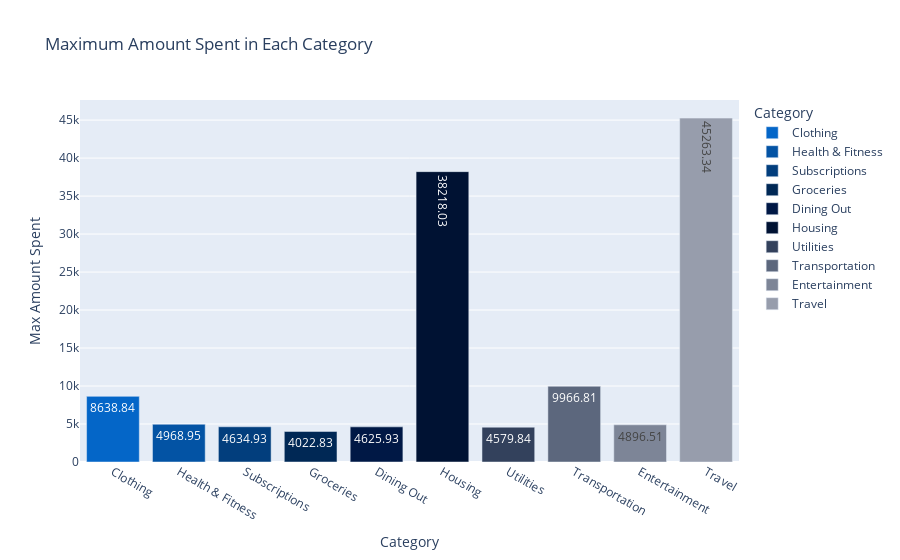

Notebook code cell kept with this figure:
### Code cell
# Max amount spent in each category

query10 = ("SELECT Category, MAX(`Amount Paid`) FROM PERSONAL_EXPENSES GROUP BY Category")

my_cursor.execute(query10)

max_amount_spent = my_cursor.fetchall()

for x in max_amount_spent:
    
    print(x)
    
max_amount_df = pd.DataFrame(max_amount_spent, columns=["Category", "Max Amount Spent"])

category_color = ['#0466c8', '#0353a4', '#023e7d', '#002855', '#001845',
                '#001233', '#33415c', '#5c677d', '#7d8597', '#979dac']

fig = px.bar(
    max_amount_df,
    x="Category",
    y="Max Amount Spent",
    title="Maximum Amount Spent in Each Category",
    color="Category",  # Use Category for coloring
    color_discrete_sequence=category_color,
    text="Max Amount Spent"
    )

fig.show()

### Figure 1 — Plotly figure (JSON) as saved in the notebook; plotly's stock layout.template omitted (floating-point values rounded to 4 significant figures)
{"data": [{"alignmentgroup": "True", "hovertemplate": "Category=%{x}<br>Max Amount Spent=%{text}<extra></extra>", "legendgroup": "Clothing", "marker": {"color": "#0466c8", "pattern": {"shape": ""}}, "name": "Clothing", "offsetgroup": "Clothing", "orientation": "v", "showlegend": true, "text": [8639.0], "textposition": "auto", "type": "bar", "x": ["Clothing"], "xaxis": "x", "y": [8639.0], "yaxis": "y"}, {"alignmentgroup": "True", "hovertemplate": "Category=%{x}<br>Max Amount Spent=%{text}<extra></extra>", "legendgroup": "Health & Fitness", "marker": {"color": "#0353a4", "pattern": {"shape": ""}}, "name": "Health & Fitness", "offsetgroup": "Health & Fitness", "orientation": "v", "showlegend": true, "text": [4969.0], "textposition": "auto", "type": "bar", "x": ["Health & Fitness"], "xaxis": "x", "y": [4969.0], "yaxis": "y"}, {"alignmentgroup": "True", "hovertemplate": "Category=%{x}<br>Max Amount Spent=%{text}<extra></extra>", "legendgroup": "Subscriptions", "marker": {"color": "#023e7d", "pattern": {"shape": ""}}, "name": "Subscriptions", "offsetgroup": "Subscriptions", "orientation": "v", "showlegend": true, "text": [4635.0], "textposition": "auto", "type": "bar", "x": ["Subscriptions"], "xaxis": "x", "y": [4635.0], "yaxis": "y"}, {"alignmentgroup": "True", "hovertemplate": "Category=%{x}<br>Max Amount Spent=%{text}<extra></extra>", "legendgroup": "Groceries", "marker": {"color": "#002855", "pattern": {"shape": ""}}, "name": "Groceries", "offsetgroup": "Groceries", "orientation": "v", "showlegend": true, "text": [4023.0], "textposition": "auto", "type": "bar", "x": ["Groceries"], "xaxis": "x", "y": [4023.0], "yaxis": "y"}, {"alignmentgroup": "True", "hovertemplate": "Category=%{x}<br>Max Amount Spent=%{text}<extra></extra>", "legendgroup": "Dining Out", "marker": {"color": "#001845", "pattern": {"shape": ""}}, "name": "Dining Out", "offsetgroup": "Dining Out", "orientation": "v", "showlegend": true, "text": [4626.0], "textposition": "auto", "type": "bar", "x": ["Dining Out"], "xaxis": "x", "y": [4626.0], "yaxis": "y"}, {"alignmentgroup": "True", "hovertemplate": "Category=%{x}<br>Max Amount Spent=%{text}<extra></extra>", "legendgroup": "Housing", "marker": {"color": "#001233", "pattern": {"shape": ""}}, "name": "Housing", "offsetgroup": "Housing", "orientation": "v", "showlegend": true, "text": [38220.0], "textposition": "auto", "type": "bar", "x": ["Housing"], "xaxis": "x", "y": [38220.0], "yaxis": "y"}, {"alignmentgroup": "True", "hovertemplate": "Category=%{x}<br>Max Amount Spent=%{text}<extra></extra>", "legendgroup": "Utilities", "marker": {"color": "#33415c", "pattern": {"shape": ""}}, "name": "Utilities", "offsetgroup": "Utilities", "orientation": "v", "showlegend": true, "text": [4580.0], "textposition": "auto", "type": "bar", "x": ["Utilities"], "xaxis": "x", "y": [4580.0], "yaxis": "y"}, {"alignmentgroup": "True", "hovertemplate": "Category=%{x}<br>Max Amount Spent=%{text}<extra></extra>", "legendgroup": "Transportation", "marker": {"color": "#5c677d", "pattern": {"shape": ""}}, "name": "Transportation", "offsetgroup": "Transportation", "orientation": "v", "showlegend": true, "text": [9967.0], "textposition": "auto", "type": "bar", "x": ["Transportation"], "xaxis": "x", "y": [9967.0], "yaxis": "y"}, {"alignmentgroup": "True", "hovertemplate": "Category=%{x}<br>Max Amount Spent=%{text}<extra></extra>", "legendgroup": "Entertainment", "marker": {"color": "#7d8597", "pattern": {"shape": ""}}, "name": "Entertainment", "offsetgroup": "Entertainment", "orientation": "v", "showlegend": true, "text": [4897.0], "textposition": "auto", "type": "bar", "x": ["Entertainment"], "xaxis": "x", "y": [4897.0], "yaxis": "y"}, {"alignmentgroup": "True", "hovertemplate": "Category=%{x}<br>Max Amount Spent=%{text}<extra></extra>", "legendgroup": "Travel", "marker": {"color": "#979dac", "pattern": {"shape": ""}}, "name": "Travel", "offsetgroup": "Travel", "orientation": "v", "showlegend": true, "text": [45260.0], "textposition": "auto", "type": "bar", "x": ["Travel"], "xaxis": "x", "y": [45260.0], "yaxis": "y"}], "layout": {"barmode": "relative", "legend": {"title": {"text": "Category"}, "tracegroupgap": 0}, "title": {"text": "Maximum Amount Spent in Each Category"}, "xaxis": {"anchor": "y", "categoryarray": ["Clothing", "Health & Fitness", "Subscriptions", "Groceries", "Dining Out", "Housing", "Utilities", "Transportation", "Entertainment", "Travel"], "categoryorder": "array", "domain": [0, 1], "title": {"text": "Category"}}, "yaxis": {"anchor": "x", "domain": [0, 1], "title": {"text": "Max Amount Spent"}}}}
